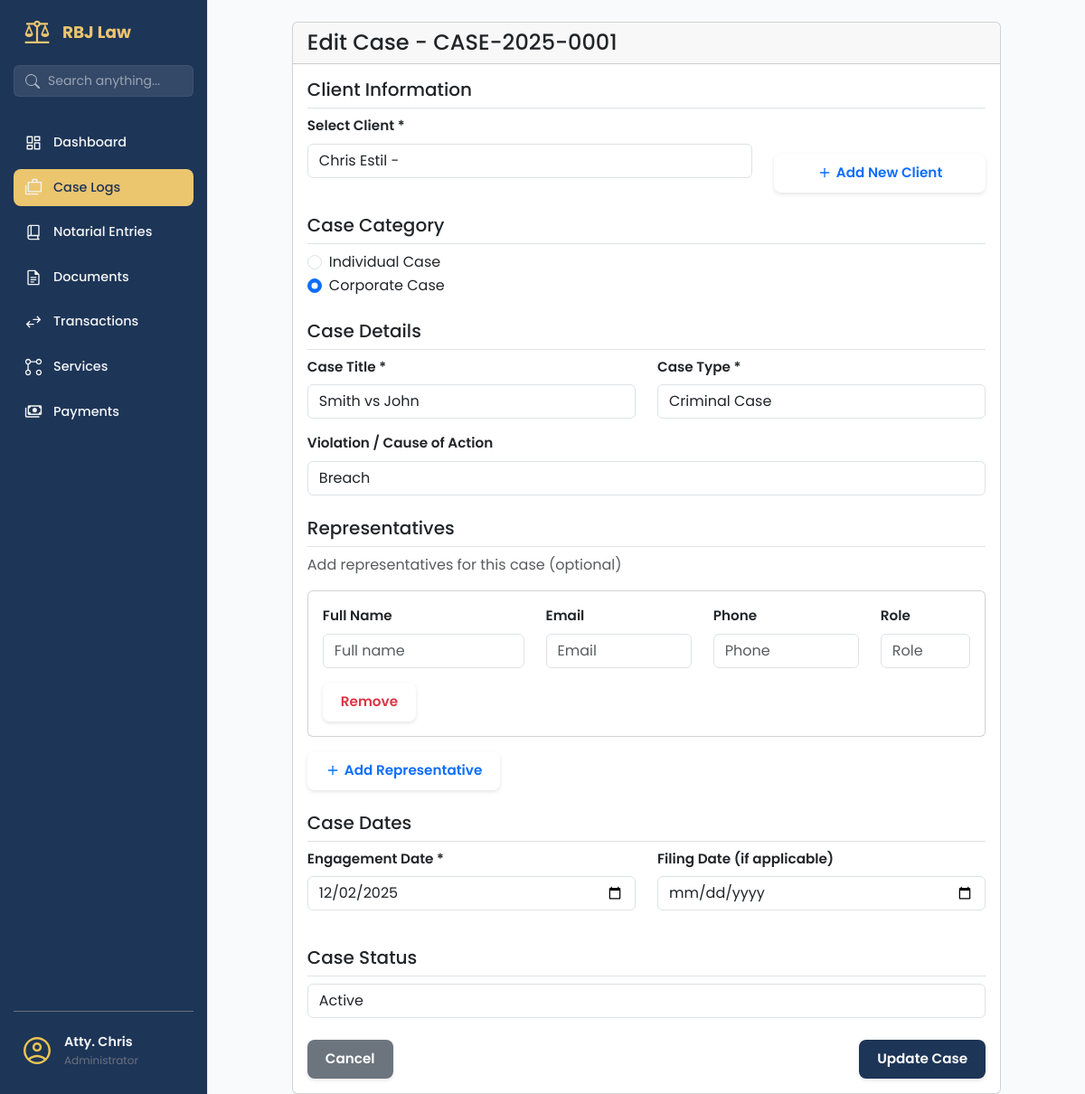
The page /cases/1/edit (signed in) on the database as committed earlier.
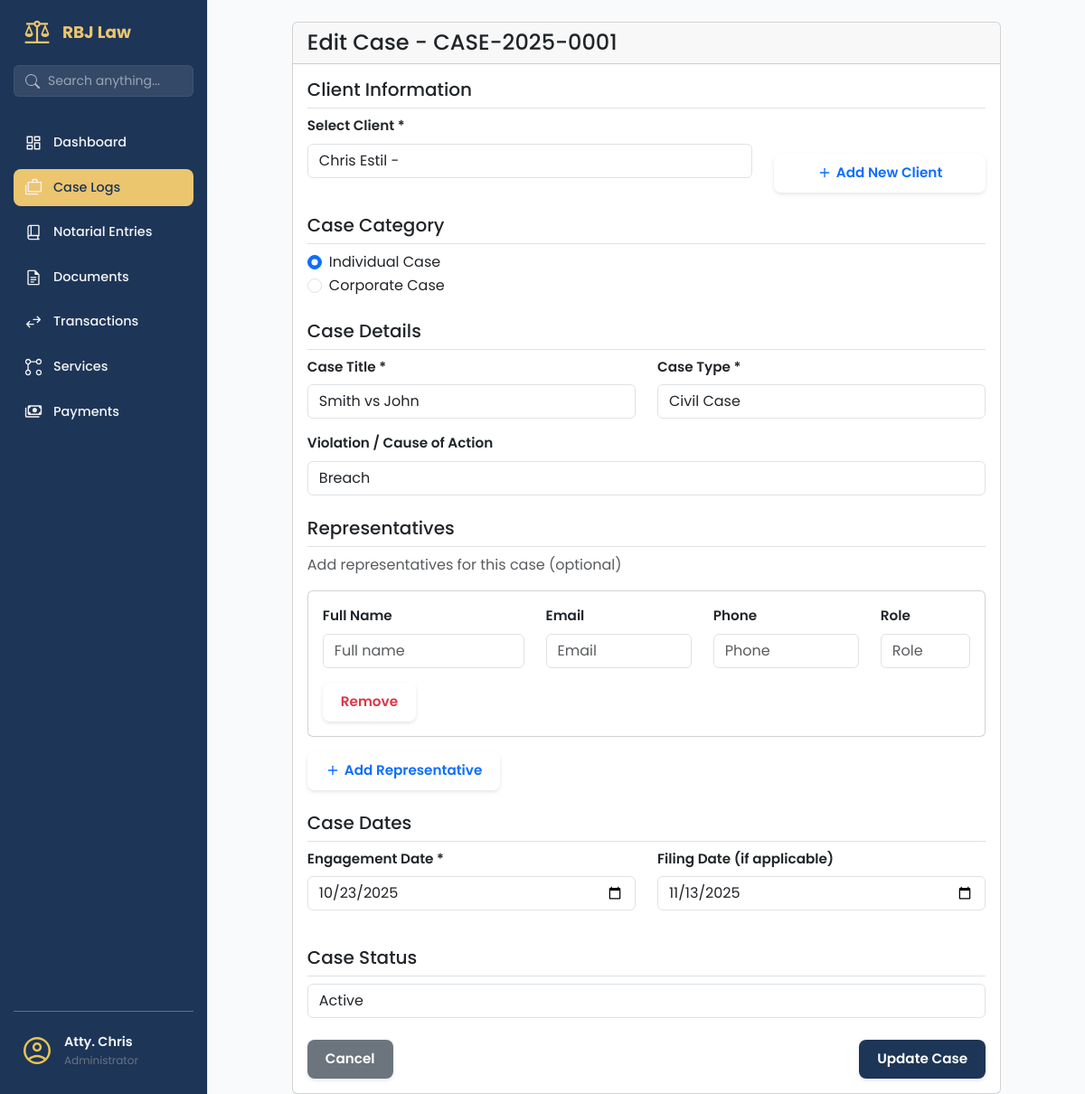
The same page on the database as committed later.
### app/models/case_mdl.py (models this page shows, shortened)
class Case(db.Model):
    __tablename__ = 'cases'
    id = db.Column(db.Integer, primary_key=True)
    case_number = db.Column(db.String(100), unique=True, nullable=False)
    title = db.Column(db.String(255), nullable=False)
    case_category = db.Column(db.String(50), default='individual', nullable=False)  # 'individual' or 'corporate'
    case_type = db.Column(db.String(100), nullable=False)
    violation = db.Column(db.String(255), nullable=True)
    status = db.Column(db.String(50), default='active', nullable=False)
    engagement_date = db.Column(db.Date, nullable=False)
    filing_date = db.Column(db.Date, nullable=True)
    client_id = db.Column(db.Integer, db.ForeignKey('clients.id'), nullable=False)
    assigned_attorney_id = db.Column(db.Integer, db.ForeignKey('users.id'), nullable=True)
    created_at = db.Column(db.DateTime, default=datetime.utcnow)
    updated_at = db.Column(db.DateTime, default=datetime.utcnow, onupdate=datetime.utcnow)
    client = db.relationship('Client', backref='cases', lazy=True)
    assigned_attorney = db.relationship('User', backref='assigned_cases', lazy=True)

### app/models/client_mdl.py (models this page shows, shortened)
class Client(db.Model):
    __tablename__ = 'clients'
    id = db.Column(db.Integer, primary_key=True)
    client_first_name = db.Column(db.String(100), nullable=False)
    client_last_name = db.Column(db.String(100), nullable=False)
    client_address = db.Column(db.String(255), nullable=False)
    client_email = db.Column(db.String(120), nullable=False, unique=True)
    client_phone = db.Column(db.String(50))
    client_role = db.Column(db.String(50))
    notes = db.Column(db.Text)
    is_active = db.Column(db.Boolean, default=True, nullable=False)
    deleted_at = db.Column(db.DateTime, nullable=True)
    @property
    def full_name(self):
        return f"{self.client_first_name} {self.client_last_name}"

### app/routes/case_routes.py (the view, shortened to what this page needs)
@case_bp.route('/<int:case_id>/edit', methods=['GET', 'POST'])
@login_required
def edit_case(case_id):
    case = CaseService.get_case_by_id(case_id)
    if not case:
        flash('Case not found!', 'error')
        return redirect(url_for('case.list_cases'))
    if request.method == 'GET':
        clients = get_all_clients()
        representatives = CaseService.get_case_representatives(case_id)
        return render_template('cases/edit_case.html',
                             case=case,
                             clients=clients,
                             representatives=representatives)

### app/services/case_service.py (called while the page is built)
    @staticmethod
    def get_case_by_id(case_id):
        return Case.query.get(case_id)

    @staticmethod
    def get_case_representatives(case_id):
        return Representative.query.filter_by(case_id=case_id).all()

### app/services/client_service.py (called while the page is built)
def get_all_clients():
    return Client.query.filter_by(is_active=True).all()  # CHANGED: only active clients

### app/templates/cases/edit_case.html (shortened to what the changed rows need)
{% extends "base.html" %}
{% block content %}
<div class="container mt-4">
    <div class="row justify-content-center">
        <div class="col-md-10">
            <div class="card">
                <div class="card-header">
                    <h4 class="mb-0">Edit Case - {{ case.case_number }}</h4>
                </div>
                <div class="card-body">
                    <form method="POST" action="{{ url_for('case.edit_case', case_id=case.id) }}" id="caseForm">
                        <div class="mb-4">
                            <div class="row">
                                <div class="col-md-8">
                                    <div class="mb-3">
                                        <label for="client_id" class="form-label">Select Client *</label>
                                        <select class="form-control" id="client_id" name="client_id" required>
                                            {% for client in clients %}
                                            <option value="{{ client.id }}" {% if client.id==case.client_id %}selected{% endif %}>
                                                {{ client.full_name }} - {{ client.email }}
                                            </option>
                                            {% endfor %}
                                        </select>
                                    </div>
                                </div>
                            </div>
                        </div>
                        <div class="mb-4">
                            <div class="row">
                                <div class="col-md-6">
                                    <div class="form-check">
                                        <input class="form-check-input" type="radio" name="case_category" id="individual" value="individual"
                                            {% if case.case_category == 'individual' %}checked{% endif %}>
                                        <label class="form-check-label" for="individual">
                                            Individual Case
                                        </label>
                                    </div>
                                    <div class="form-check">
                                        <input class="form-check-input" type="radio" name="case_category" id="corporate" value="corporate"
                                            {% if case.case_category == 'corporate' %}checked{% endif %}>
                                        <label class="form-check-label" for="corporate">
                                            Corporate Case
                                        </label>
                                    </div>
                                </div>
                            </div>
                        </div>
                        <div class="mb-4">
                            <div class="row">
                                <div class="col-md-6">
                                    <div class="mb-3">
                                        <label for="title" class="form-label">Case Title *</label>
                                        <input type="text" class="form-control" id="title" name="title" required
                                            value="{{ case.title }}"
                                            placeholder="e.g., Smith vs. Johnson Contract Dispute">
                                    </div>
                                </div>
                                <div class="col-md-6">
                                    <div class="mb-3">
                                        <label for="case_type" class="form-label">Case Type *</label>
                                        <select class="form-control" id="case_type" name="case_type" required>
                                            <option value="civil" {% if case.case_type=='civil' %}selected{% endif %}>
                                                Civil Case</option>
                                            <option value="criminal" {% if case.case_type=='criminal' %}selected{% endif %}>
                                                Criminal Case</option>
                                        </select>
                                    </div>
                                </div>
                            </div>
                            <div class="mb-3">
                                <label for="violation" class="form-label">Violation / Cause of Action</label>
                                <input type="text" class="form-control" id="violation" name="violation"
                                    value="{{ case.violation or '' }}"
                                    placeholder="e.g., Breach of Contract, Theft, etc.">
                            </div>
                        </div>
                        <div class="mb-4">
                            <div class="row">
                                <div class="col-md-6">
                                    <div class="mb-3">
                                        <label for="engagement_date" class="form-label">Engagement Date *</label>
                                        <input type="date" class="form-control" id="engagement_date"
                                            name="engagement_date" required
                                            value="{{ case.engagement_date.strftime('%Y-%m-%d') }}">
                                    </div>
                                </div>
                                <div class="col-md-6">
                                    <div class="mb-3">
                                        <label for="filing_date" class="form-label">Filing Date (if applicable)</label>
                                        <input type="date" class="form-control" id="filing_date" name="filing_date"
                                            value="{% if case.filing_date %}{{ case.filing_date.strftime('%Y-%m-%d') }}{% endif %}">
                                    </div>
                                </div>
                            </div>
                        </div>
                        <div class="mb-4">
                            <div class="mb-3">
                                <select class="form-control" id="status" name="status" required>
                                    <option value="active" {% if case.status=='active' %}selected{% endif %}>Active</option>
                                </select>
                            </div>
                        </div>
                    </form>
                </div>
            </div>
        </div>
    </div>
</div>
{% endblock %}

Rows that differ between the two databases and show on the page:
changed Case "Smith vs John": case_category "☐ Individual Case" → "☑ Individual Case"; case_category "☑ Corporate Case" → "☐ Corporate Case"; case_type "Criminal Case" → "Civil Case"; engagement_date "12/02/2025" → "10/23/2025"; filing_date (not shown) → "11/13/2025"
